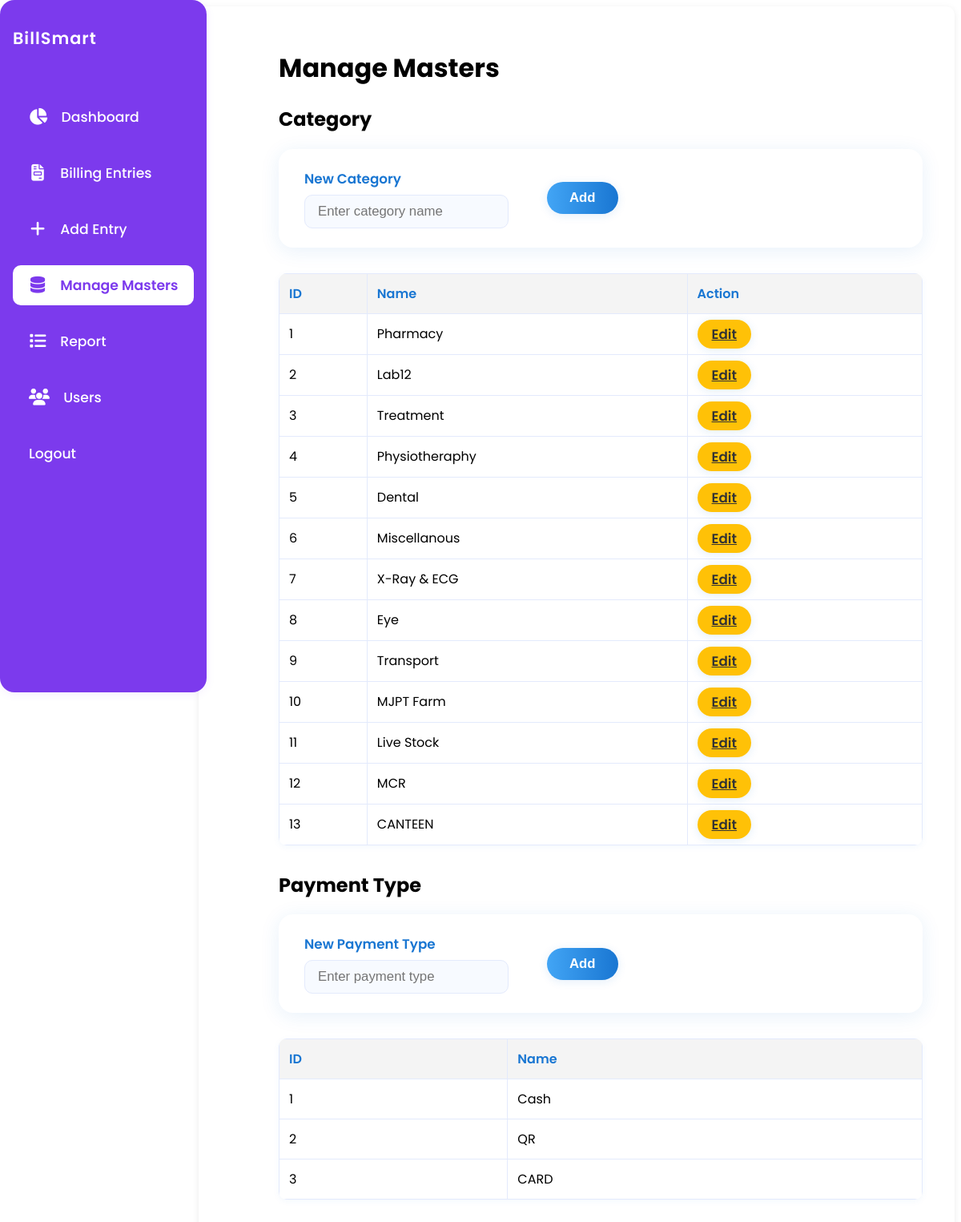
/masters (signed in), run on an earlier commit of the app's database.
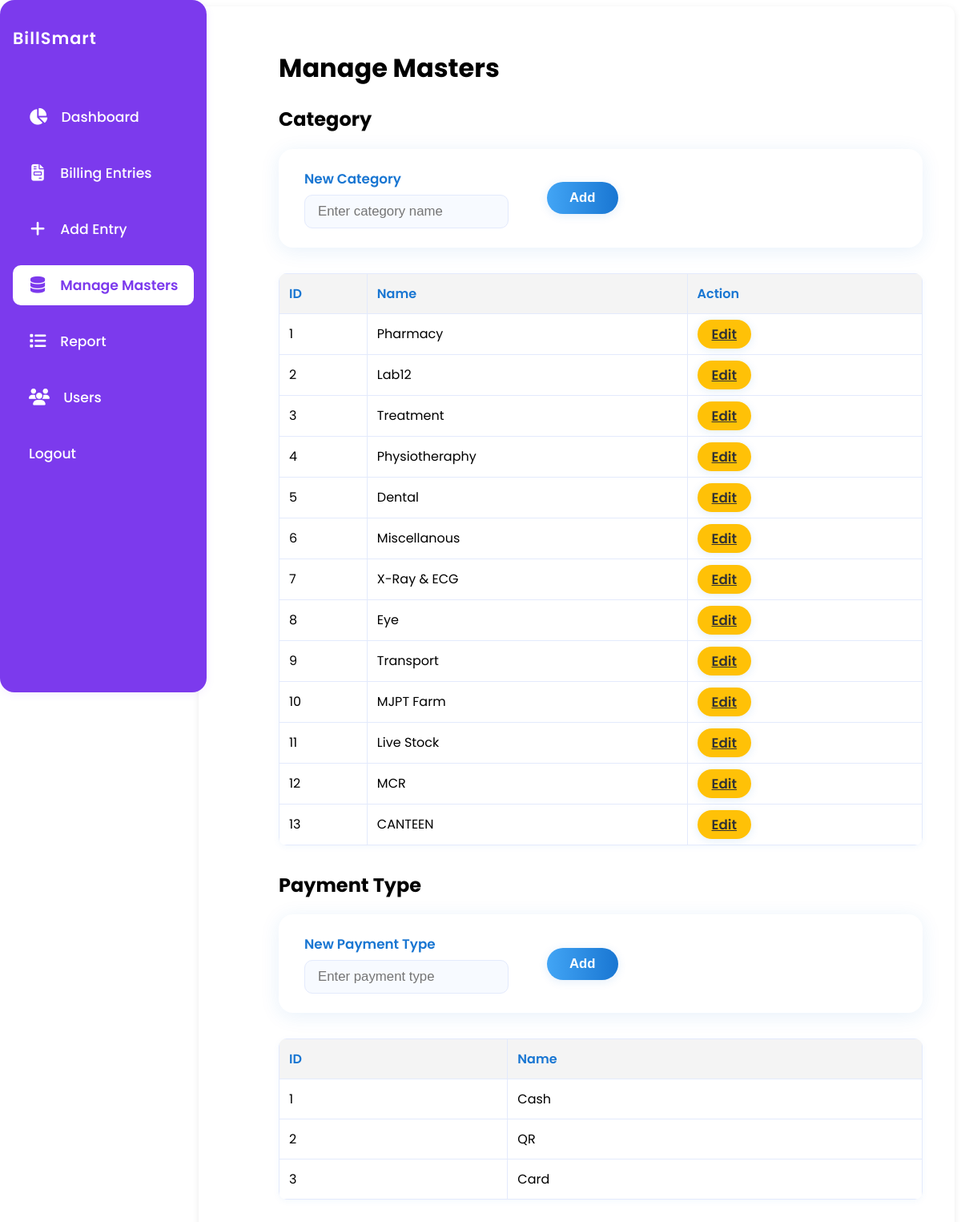
And on a later commit of the database.
### app.py (models this page shows)
class PaymentType(db.Model):
    id = db.Column(db.Integer, primary_key=True)
    name = db.Column(db.String(100), unique=True, nullable=False)

### app.py (the view, shortened to what this page needs)
@app.route('/masters', methods=['GET', 'POST'])
@login_required
def masters():
    categories = Category.query.all()
    payment_types = PaymentType.query.all()
    edit_category = None
    edit_category_id = request.args.get('edit_category')
    if edit_category_id:
        edit_category = Category.query.get(int(edit_category_id))
    return render_template('masters.html', categories=categories, payment_types=payment_types, edit_category=edit_category)

### app.py (called while the page is built, shortened)
def login_required(f):
    @wraps(f)
    def decorated_function(*args, **kwargs):
        if 'user_id' not in session:
            return redirect(url_for('login'))
        return f(*args, **kwargs)
    return decorated_function

@app.context_processor
def inject_usertype():
    return dict(session=session)

@app.before_request
def daily_backup():
    if not os.path.exists(BACKUP_DIR):
        os.makedirs(BACKUP_DIR)
    today = datetime.now().strftime('%Y-%m-%d')
    last_backup = None
    if os.path.exists(LAST_BACKUP_FILE):
        with open(LAST_BACKUP_FILE, 'r') as f:
            last_backup = f.read().strip()

### templates/masters.html (shortened to what this page needs)
<!DOCTYPE html>
<html lang="en">
<head>
</head>
<body>
            {% from '_flash_messages.html' import flash_messages %}
        <div class="container" style="max-width:100vw; padding:32px 40px 32px 100px;">
            {% include '_navbar.html' %}
        <h1>Manage Masters</h1>
        <h2>Category</h2>
        <form method="post" class="card-form">
            <label class="card-label">
                <span class="card-label-text">New Category</span>
                <input type="text" name="category" placeholder="Enter category name" required class="card-input">
            </label>
            <button type="submit" class="card-btn">Add</button>
        </form>
        <table>
            <tr><th>ID</th><th>Name</th><th>Action</th></tr>
            {% for cat in categories %}
            <tr>
                <td>{{ cat.id }}</td>
                <td>
                    {% if edit_category and edit_category.id == cat.id %}
                        <form method="post" class="card-form" style="background:none; box-shadow:none; padding:0; margin:0; gap:0.5em;">
                            <input type="hidden" name="edit_category_id" value="{{ cat.id }}">
                            <input type="text" name="edit_category_name" value="{{ cat.name }}" required class="card-input" style="min-width:120px;">
                            <button type="submit" class="card-btn" style="padding:6px 18px;">Save</button>
                            <a href="{{ url_for('masters') }}" class="card-btn" style="background:#e0e0e0; color:#333; padding:6px 18px; text-decoration:none;">Cancel</a>
                        </form>
                    {% else %}
                        {{ cat.name }}
                    {% endif %}
                </td>
                <td>
                    {% if not (edit_category and edit_category.id == cat.id) %}
                        <a href="{{ url_for('masters', edit_category=cat.id) }}" class="card-btn" style="padding:6px 18px; background:#ffc107; color:#333;">Edit</a>
                    {% endif %}
                </td>
            </tr>
            {% endfor %}
        </table>
        <h2>Payment Type</h2>
        <form method="post" class="card-form">
            <label class="card-label">
                <span class="card-label-text">New Payment Type</span>
                <input type="text" name="payment_type" placeholder="Enter payment type" required class="card-input">
            </label>
            <button type="submit" class="card-btn">Add</button>
        </form>
        <table>
            <tr><th>ID</th><th>Name</th></tr>
            {% for pt in payment_types %}
            <tr><td>{{ pt.id }}</td><td>{{ pt.name }}</td></tr>
            {% endfor %}
        </table>
    </div>
</body>
</html>

What changed in the data, as far as the page shows it:
changed PaymentType id 3: name "CARD" → "Card"
